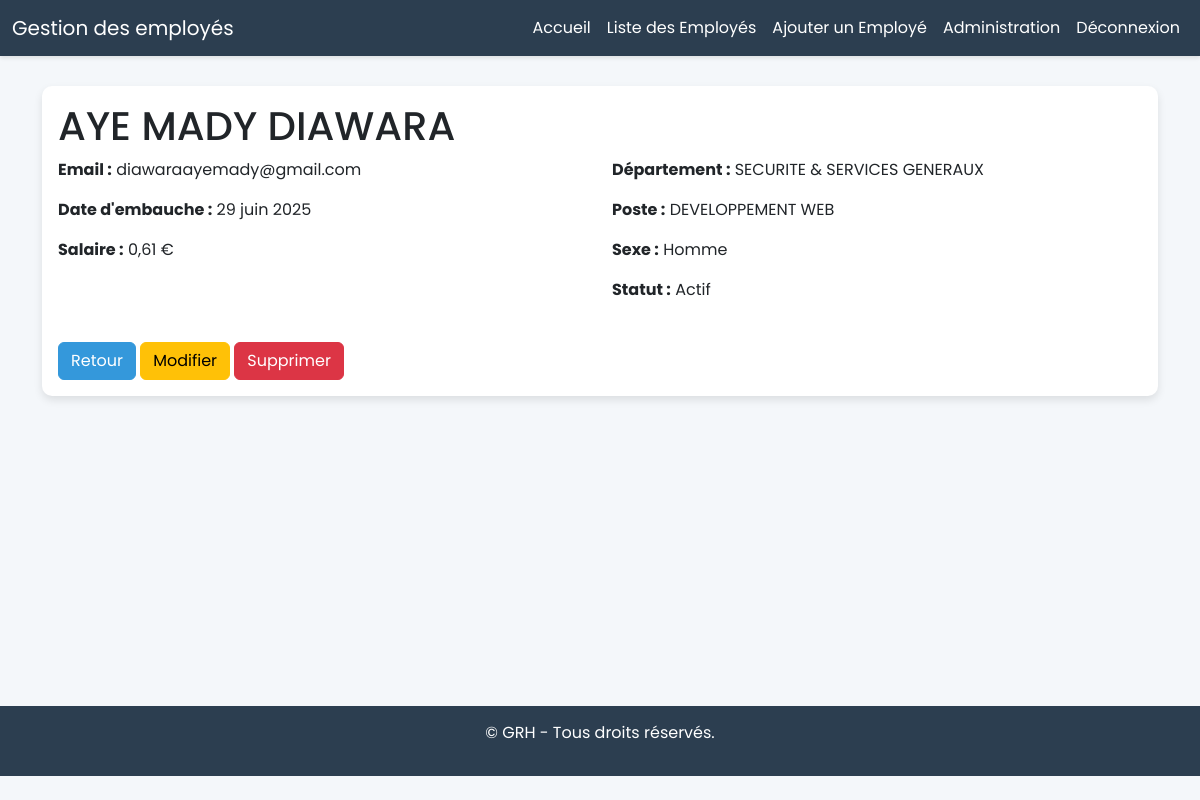
Page /employees/employee/5/ (signed in) on the committed database.
### Employes/models.py (models this page shows, shortened)
class Employee(models.Model):
       SEXE_CHOICES = [
           ('H', 'Homme'),
           ('F', 'Femme'),
           ('A', 'Autre'),
       ]
       prenom = models.CharField(max_length=50, verbose_name="Prénom")
       nom = models.CharField(max_length=50, verbose_name="Nom")
       email = models.EmailField(unique=True, verbose_name="Email")
       date_embauche = models.DateField(verbose_name="Date d'embauche")
       salaire = models.DecimalField(max_digits=10, decimal_places=2, verbose_name="Salaire")
       departement = models.ForeignKey(Department, on_delete=models.CASCADE, related_name='employes', verbose_name="Département")
       poste = models.ForeignKey(Poste, on_delete=models.CASCADE, related_name='employes', verbose_name="Poste")
       sexe = models.CharField(max_length=1, choices=SEXE_CHOICES, verbose_name="Sexe")
       est_actif = models.BooleanField(default=True, verbose_name="Actif")

class Department(models.Model):
       nom = models.CharField(max_length=100, verbose_name="Nom du département")
       description = models.TextField(blank=True, verbose_name="Description")
       class Meta:
           verbose_name = "Département"
           verbose_name_plural = "Départements"

class Poste(models.Model):
       nom = models.CharField(max_length=100, verbose_name="Nom du poste")
       description = models.TextField(blank=True, verbose_name="Description")
       class Meta:
           verbose_name = "Poste"
           verbose_name_plural = "Postes"

### Employes/views.py (the view)
# urls.py: path('employee/<int:pk>/', views.employee_detail, name='employee_detail'),
@login_required
def employee_detail(request, pk):
    employe = get_object_or_404(Employee, pk=pk)
    return render(request, 'Employes/employes_detail.html', {'employe': employe})

### Employes/templates/Employes/employes_detail.html (shortened to what this page needs)
{% extends 'Employes/base.html' %}
{% block content %}
<div class="container">
    <div class="card">
        <div class="card-body">
            <h1 class="card-title">{{ employe.prenom }} {{ employe.nom }}</h1>
            <div class="row">
                <div class="col-md-6">
                    <p><strong>Email :</strong> {{ employe.email }}</p>
                    <p><strong>Date d'embauche :</strong> {{ employe.date_embauche }}</p>
                    <p><strong>Salaire :</strong> {{ employe.salaire }} €</p>
                </div>
                <div class="col-md-6">
                    <p><strong>Département :</strong> {{ employe.departement.nom }}</p>
                    <p><strong>Poste :</strong> {{ employe.poste.nom }}</p>
                    <p><strong>Sexe :</strong> {{ employe.get_sexe_display }}</p>
                    <p><strong>Statut :</strong> {% if employe.est_actif %}Actif{% else %}Inactif{% endif %}</p>
                </div>
            </div>
            <div class="mt-4">
                <a href="{% url 'Employes:employee_list' %}" class="btn btn-primary">Retour</a>
                <a href="{% url 'Employes:employee_update' employe.pk %}" class="btn btn-warning">Modifier</a>
                <a href="{% url 'Employes:employee_delete' employe.pk %}" class="btn btn-danger">Supprimer</a>
            </div>
        </div>
    </div>
</div>
{% endblock %}

### Employes/templates/Employes/base.html (style rules this page uses)
body { font-family: 'Poppins', sans-serif; background-color: #f4f7fa; }
.card { border: none; box-shadow: 0 4px 8px rgba(0, 0, 0, 0.1); border-radius: 10px; }
.btn-primary { background-color: #3498db; border-color: #3498db; }

### rows in the picture
Employee: prenom "AYE MADY", nom "DIAWARA", email "diawaraayemady@gmail.com", date_embauche "29 juin 2025", salaire "0,61", departement.nom "SECURITE & SERVICES GENERAUX", poste.nom "DEVELOPPEMENT WEB", sexe "Homme"
